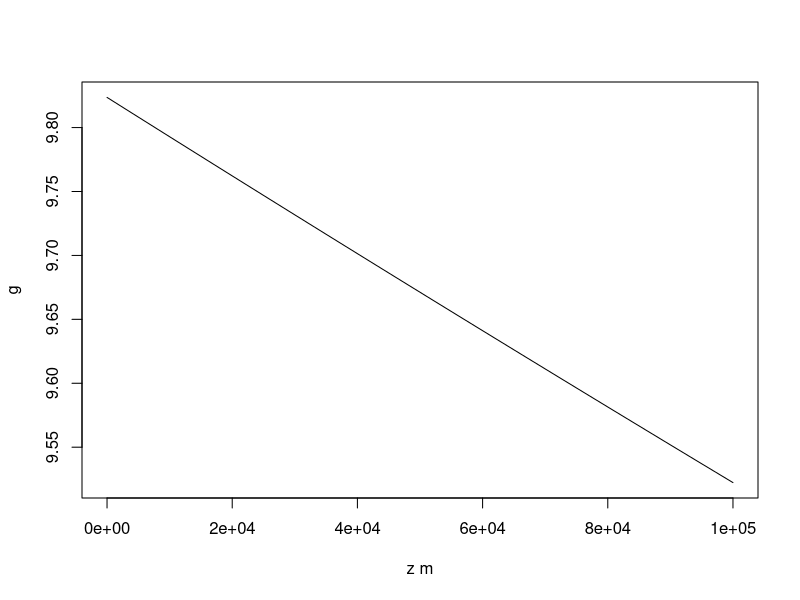
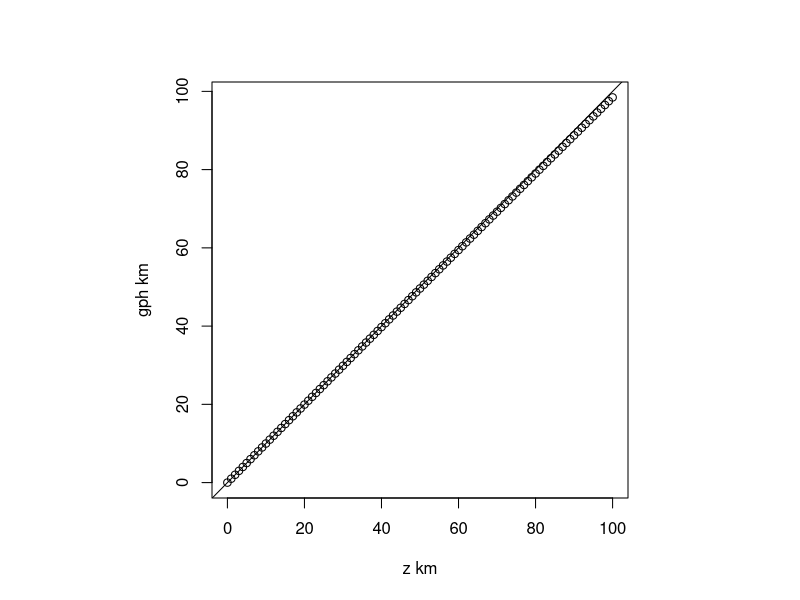
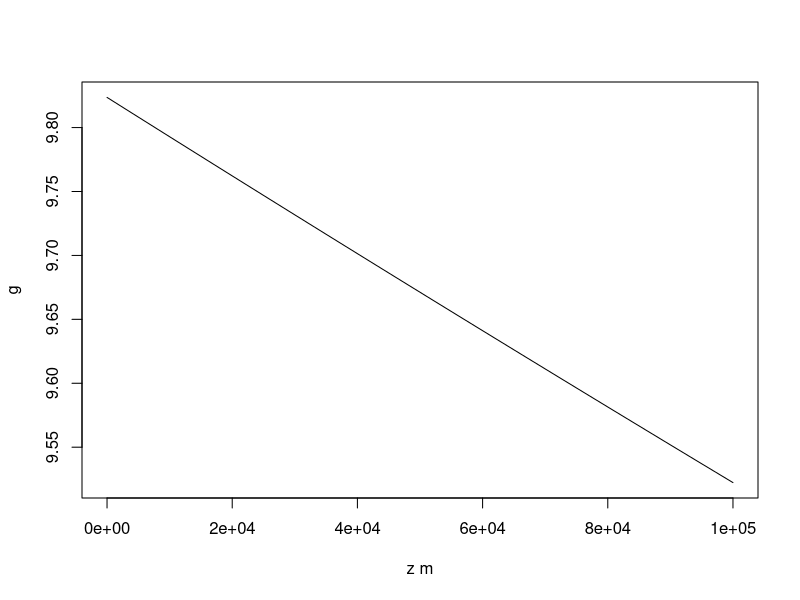

Reproduce these figures in R, in order.
## ---- chunk 1
G <- 6.6743e-11
M <- 5.9742e24
a <- 6.371e6
calc.g <- function(z) {
  G * M / (a + z)^2
}
## ---- chunk 2
plot(calc.g, 0, 1e5, xlab="z m", ylab="g")
## ---- chunk 3
pdf("gravity.pdf")
plot(calc.g, 0, 1e5, xlab="z m", ylab="g")
dev.off()
## ---- chunk 4
calc.gph <- function(z) {
  integrate(calc.g, 0, z)$value / calc.g(0) # <1>
}
z <- 0:100                                  # <2>
gph <- sapply(z * 1000, calc.gph) / 1000    # <3>
par(pty="s")                                # <4>
plot(z, gph, xlab="z km", ylab="gph km")
abline(0, 1)                                # <5>
